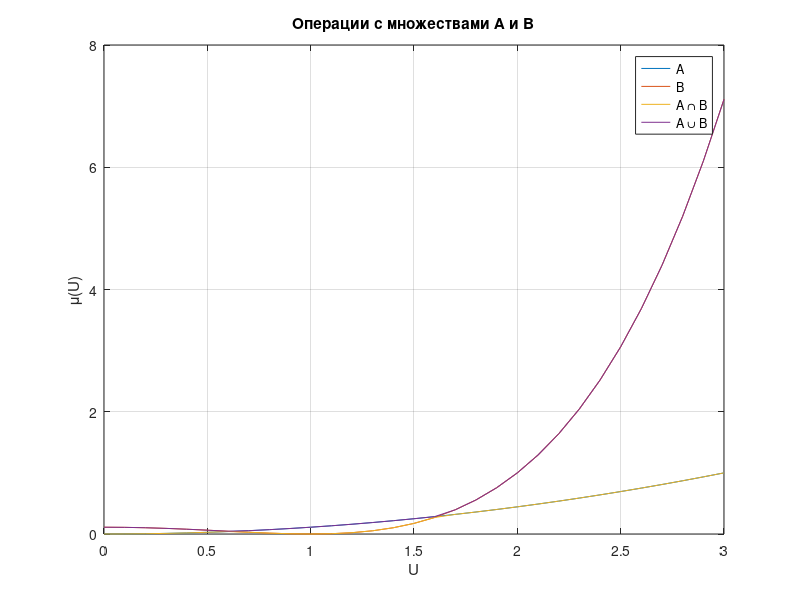

This figure's MATLAB source:
% Задача 9: Нечеткие множества на интервале [0; 3]
U = 0:0.1:3;

% Определение функций принадлежности
A = U.^2 / 9;
B = (U.^2 - 1).^2 / 9;

% Операции
intersection_AB = min(A, B); % Пересечение
union_AB = max(A, B); % Объединение
complement_A = 1 - A; % Дополнение

% Графики
figure;
plot(U, A, 'DisplayName', 'A'); hold on;
plot(U, B, 'DisplayName', 'B');
plot(U, intersection_AB, 'DisplayName', 'A \cap B');
plot(U, union_AB, 'DisplayName', 'A \cup B');
legend;
title('Операции с множествами A и B');
xlabel('U');
ylabel('\mu(U)');
grid on;
